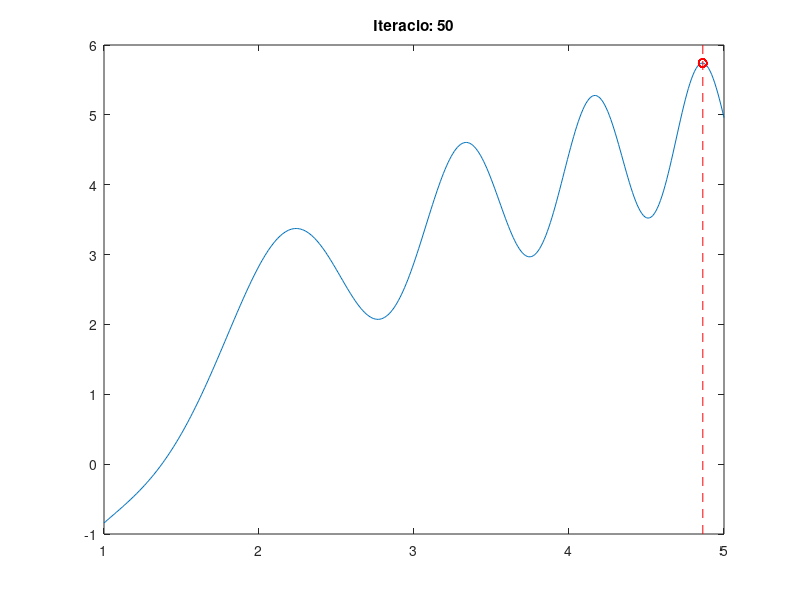

MATLAB code for this plot:
clear all;
clc;

%% PARAMETEREK
x=1:0.01:5;
f=@(x) 3*log(x)-sin(x.^2); % ennek keressuk a maximumat
L=50;          % iteraciok szama
N=200;         % reszecskek szama
guess=2;       % kezdeti becsles
omega=0.5;     % minden reszecske ilyen sullyal veszi figyelembe a jelenlegi sebesseget
phi_local=0.4; % minden reszecske ilyen sullyal veszi figyelembe a sajat legjobb becsleset
phi_swarm=1;   % minden reszecske ilyen sullyal veszi figyelembe a raj legjobb becsleset

%% PARTICLE SWARM
position=x(1)+(x(end)-x(1))*rand(1,N);
localBest=position;
swarmBest=guess;
[m,mi]=max(f(localBest));
if m>f(swarmBest); swarmBest=localBest(mi); end
velocity=-(x(end)-x(1))+2*(x(end)-x(1))*rand(1,N);
for ii=1:L
    plot(x,f(x),position,f(position),'ro',[swarmBest swarmBest],ylim,'r--');
    title(sprintf('Iteracio: %d',ii));
    pause(0.1);
    velocity=omega*velocity+phi_local*rand(1,N).*(localBest-position)+phi_swarm*rand(1,N).*(swarmBest-position);
    position=position+velocity;        
    position(position>x(end))=x(end);
    position(position<x(1))=x(1);
    better=find(f(position)>f(localBest));
    better(f(position(better))<=f(localBest(better)))=[];
    localBest(better)=position(better);
    better(f(localBest(better))<=f(swarmBest))=[];
    m=max(localBest(better));
    if m>swarmBest; swarmBest=m; end;
end
fprintf('Megtalalt maximumhely: %f\n\n',swarmBest);
